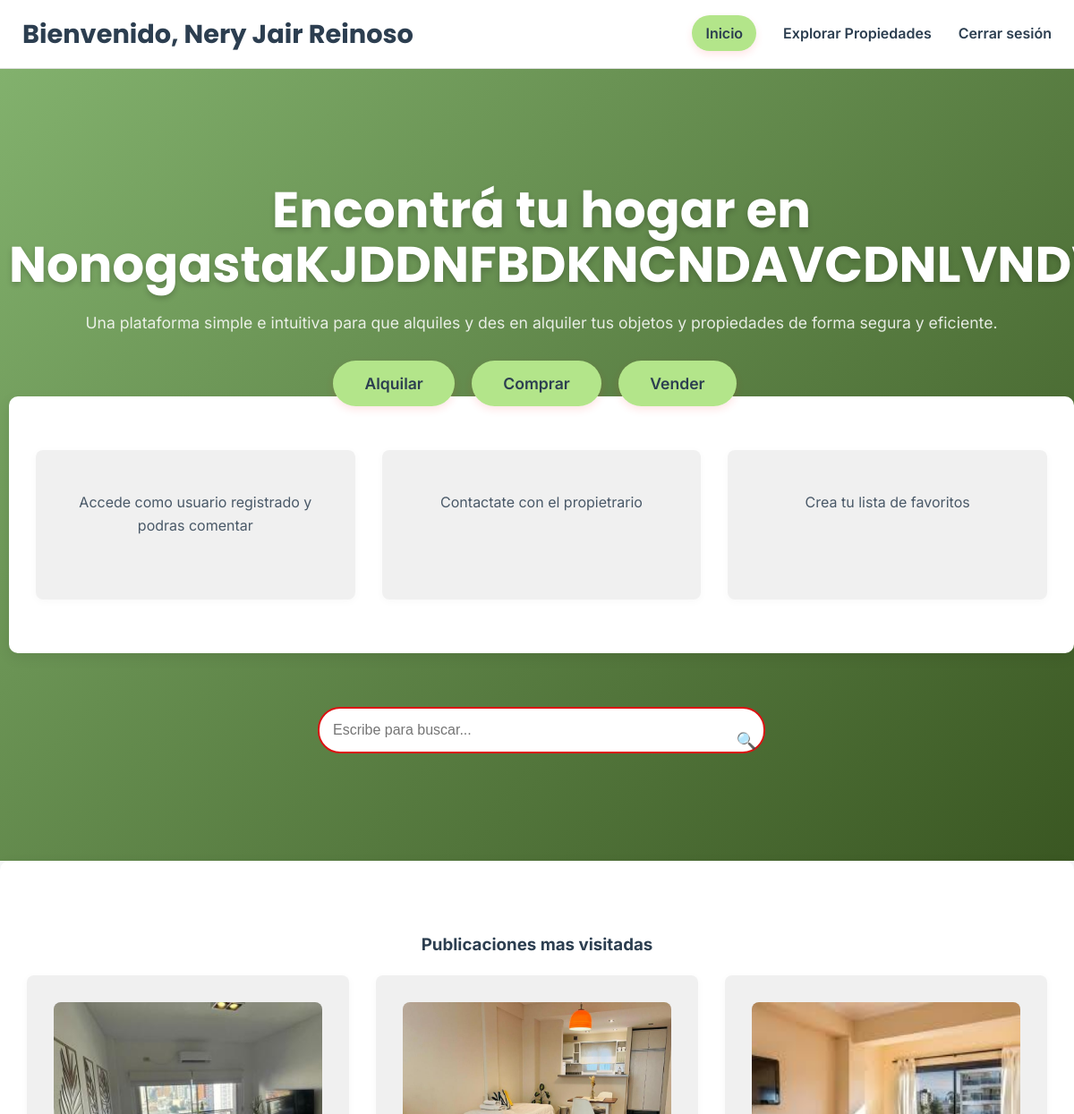
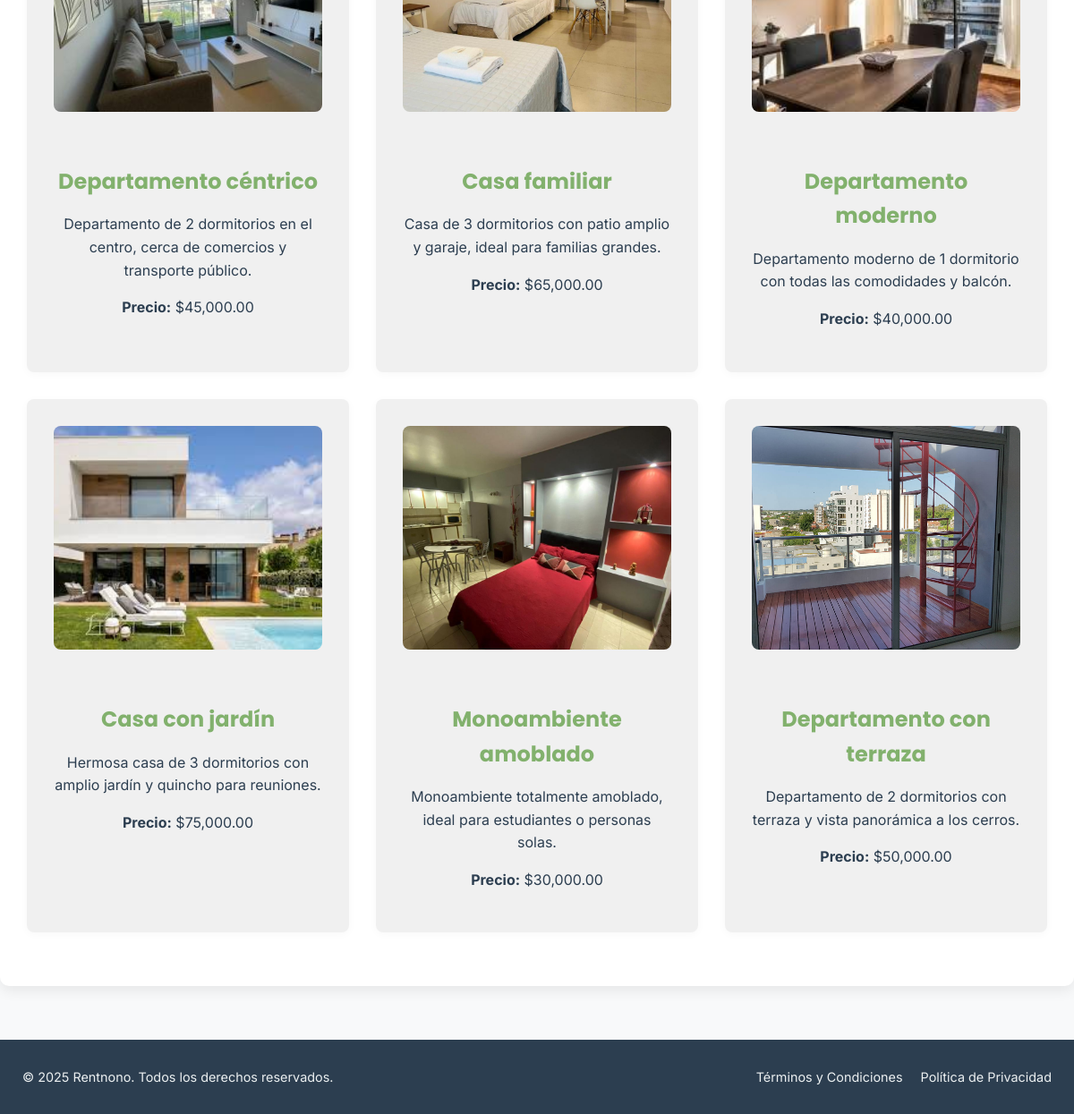
The page /RentNono/usuario_visitante/ixusuario.php (signed in) on the database its author committed (2 pictures, top to bottom).
### tables this page shows
CREATE TABLE `propiedades` (
  `id` int(11) NOT NULL,
  `titulo` varchar(100) NOT NULL,
  `descripcion` text DEFAULT NULL,
  `precio` decimal(12,2) NOT NULL,
  `tipo` enum('casa','departamento','local comercial','terreno o lote','galpon','camping') NOT NULL,
  `operacion` enum('alquiler','venta') NOT NULL,
  `superficie` int(11) DEFAULT NULL,
  `ambientes` int(11) DEFAULT NULL,
  `dormitorios` int(11) DEFAULT NULL,
  `sanitarios` int(11) DEFAULT NULL,
  `garaje` tinyint(1) DEFAULT 0,
  `estado` enum('a estrenar','usado','en construcción') NOT NULL DEFAULT 'a estrenar',
  `ubicacion` varchar(255) DEFAULT NULL,
  `direccion` varchar(255) DEFAULT NULL,
  `disponibilidad` enum('disponible','reservado') DEFAULT 'disponible',
  `imagen` varchar(255) DEFAULT NULL,
  `fecha_publicacion` timestamp NOT NULL DEFAULT current_timestamp(),
  `id_usuario` int(11) DEFAULT NULL
);

### RentNono/database/publicaciones.php (called while the page is built, shortened)
<?php
include("conexion.php");
try {
    $sql = "SELECT * FROM propiedades WHERE 1=1";
    $params = [];
    $stmt = $conn->prepare($sql);
    $stmt->execute($params);
    $publicaciones = $stmt->fetchAll(PDO::FETCH_ASSOC);
} catch (PDOException $e) {
    error_log("Error al obtener publicaciones: " . $e->getMessage());
    $publicaciones = [];
}
?>

### RentNono/usuario_visitante/ixusuario.php (the view, shortened to what this page needs)
<?php
    include("../database/publicaciones.php");
?>
<!DOCTYPE html>
<html lang="es">
<head>
    <link rel="stylesheet" href="../estilos/estilo.css">
    <link rel="stylesheet" href="../estilos/publicaciones.css">
    <link rel="stylesheet" href="https://cdnjs.cloudflare.com/ajax/libs/font-awesome/6.5.0/css/all.min.css">
</head>
<body>
    <header class="main-header">
        <div class="container header-content">
            <h1 class="site-logo">
                <?php if(isset($_SESSION['nombre'])): ?>
                    <a href="ixusuario.php">Bienvenido, <?php echo htmlspecialchars($_SESSION['nombre']); ?></a>
                <?php else: ?>
                    <a href="ixusuario.php">RentNono</a>
                <?php endif; ?>
            </h1>
            <nav class="main-nav">
                <ul>
                    <li><b href="#" class="btn-primary-small" href="ixusuario.php">Inicio</b></li>
                    <li><a href="erusuario.php">Explorar Propiedades</a></li>
                    <?php if(isset($_SESSION['nombre'])): ?>
                        <li><a href="../database/logout.php">Cerrar sesión</a></li>
                    <?php else: ?>
                        <a id="abrirLogin" class="btn-iniciar-sesion">Iniciar sesión</a>
                    <?php endif; ?>
            </nav>
        </div>
    </header>
    <main>
        <section class="hero-section">
            <div class="hero-text-content">
                <h2>Encontrá tu hogar
                    en NonogastaKJDDNFBDKNCNDAVCDNLVNDVC</h2>
                <p>Una plataforma simple e intuitiva para que alquiles y des en alquiler tus objetos y propiedades de
                    forma segura y eficiente.</p>
                <a href="#" class="btn-primary-large">Alquilar</a>
                <a href="#" class="btn-primary-large">Comprar</a>
                <a href="#" class="btn-primary-large">Vender</a>
                <section class="features-section container">
                    <div class="features-grid">
                        <div class="feature-item">
                            <p>Accede como usuario registrado y podras comentar</p>
                        </div>
                        <div class="feature-item">
                            <p>Contactate con el propietrario</p>
                        </div>
                        <div class="feature-item">
                            <p>Crea tu lista de favoritos</p>
                        </div>
                    </div>
                </section>
            </div>
            <div class="search-box">
                <input list="opciones" type="text" id="buscar" placeholder="Escribe para buscar...">
                <button type="button" class="icon" id="btnBuscar">🔍</button>
            </div>
        </section>
        <section class="features-section container">
            <h3>Publicaciones mas visitadas</h3>
            <div class="features-grid">
                <?php if (count($publicaciones) > 0): ?>
                    <?php foreach ($publicaciones as $pub): ?>
                        <div class="feature-item">
                            <img src="../media/publicaciones/<?php echo htmlspecialchars($pub['imagen']); ?>" alt="Imagen de <?php echo htmlspecialchars($pub['titulo']); ?>">
                            <h4><?php echo htmlspecialchars($pub['titulo']); ?></h4>
                            <p><?php echo htmlspecialchars($pub['descripcion']); ?></p>
                            <p><strong>Precio:</strong> $<?php echo number_format($pub['precio'], 2); ?></p>
                        </div>
                    <?php endforeach; ?>
                <?php else: ?>
                    <p>No hay publicaciones disponibles.</p>
                <?php endif; ?>
            </div>
        </section>
    </main>
    <footer class="main-footer">
        <div class="container footer-content">
            <p>&copy; 2025 Rentnono. Todos los derechos reservados.</p>
            <ul class="footer-links">
                <li><a href="#">Términos y Condiciones</a></li>
                <li><a href="#">Política de Privacidad</a></li>
            </ul>
        </div>
    </footer>
</body>
</html>

### RentNono/estilos/estilo.css (style rules this page uses)
:root { --primary-color: #82b16d; --secondary-color: #b3e58a; --dark-text-color: #2c3e50; --light-text-color: #ecf0f1; --white-bg: #ffffff; --light-gray-bg: #f8f9fa; --border-color: #e0e0e0; --font-heading: 'Poppins', sans-serif; --font-body: 'Inter', sans-serif; }
.search-box { position: relative; width: 500px; margin: 40px auto; }
.search-box input { width: 100%; padding: 15px 40px 15px 15px; font-size: 16px; border: 2px solid #db1212; border-radius: 25px; outline: none; transition: all 0.3s ease; }
.search-box button.icon { position: absolute; right: 5px; top: 50%; transform: translateY(-50%); font-size: 18px; background: none; border: none; cursor: pointer; color: #555; padding: 5px; }
body { font-family: var(--font-body); margin: 0; line-height: 1.6; color: var(--dark-text-color); background-color: var(--light-gray-bg); -webkit-font-smoothing: antialiased; -moz-osx-font-smoothing: grayscale; }
*, *::before, *::after { box-sizing: border-box; }
a { text-decoration: none; color: var(--primary-color); transition: color 0.3s ease; }
.container { max-width: 1200px; margin: 0 auto; padding: 0 25px; }
.main-header { background-color: var(--white-bg); padding: 15px 0; border-bottom: 1px solid var(--border-color); box-shadow: 0 2px 10px rgba(0, 0, 0, 0.05); }
.header-content { display: flex; justify-content: space-between; align-items: center; }
.site-logo { margin: 0; font-size: 1.8em; font-family: var(--font-heading); font-weight: 700; }
.site-logo a { color: var(--dark-text-color); text-decoration: none; }
.main-nav ul { list-style: none; margin: 0; padding: 0; display: flex; align-items: center; }
.main-nav ul li { margin-left: 30px; }
.main-nav ul li a { color: var(--dark-text-color); font-weight: 600; position: relative; padding-bottom: 5px; }
.main-nav ul li a::after { content: ''; position: absolute; width: 0; height: 2px; background: var(--primary-color); left: 0; bottom: 0; transition: width 0.3s ease-out; }
.btn-primary-small, .btn-primary-large { background-color: var(--secondary-color); color: var(--dark-text-color); padding: 10px 15px; border-radius: 50px; font-weight: 600; box-shadow: 0 4px 10px rgba(252, 14, 14, 0.1); }
.btn-primary-large { padding: 15px 35px; font-size: 1.1em; margin-right: 15px; }
.hero-section { background: linear-gradient(135deg, var(--primary-color) 0%, #3a5722 100%); padding: 80px 0; padding-left: 10px; color: var(--white-bg); text-align: center; overflow: hidden; }
.hero-text-content h2 { font-family: var(--font-heading); font-size: 3.5em; margin-bottom: 20px; line-height: 1.1; text-shadow: 0 3px 6px rgba(0, 0, 0, 0.2); }
.hero-text-content p { font-size: 1.1em; margin-bottom: 40px; opacity: 0.85; }
.main-footer { background-color: var(--dark-text-color); color: var(--light-text-color); padding: 30px 0; text-align: center; font-size: 0.9em; }
.footer-content { display: flex; justify-content: space-between; align-items: center; flex-wrap: wrap; }
.footer-content p { margin: 0; }
.footer-links { list-style: none; margin: 0; padding: 0; display: flex; }
.footer-links li { margin-left: 20px; }
.footer-links li a { color: var(--light-text-color); transition: color 0.3s ease; }
button { margin-top: 12px; background: #ffc107; color: #333; border: none; padding: 10px 25px; border-radius: 6px; cursor: pointer; font-weight: bold; transition: background 0.3s ease; }

### RentNono/estilos/publicaciones.css (style rules this page uses)
.features-section { padding: 60px 30px; text-align: center; background-color: var(--white-bg); margin-bottom: 60px; border-radius: 10px; box-shadow: 0 5px 15px rgba(0, 0, 0, 0.08); }
.features-grid { display: grid; grid-template-columns: repeat(auto-fit, minmax(280px, 1fr)); gap: 30px; transition: opacity 0.4s ease; }
.feature-item { background-color: rgba(180, 179, 179, 0.2); padding: 30px; border-radius: 8px; box-shadow: 0 2px 10px rgba(0, 0, 0, 0.03); transition: transform 0.3s ease, box-shadow 0.3s ease; }
.feature-item img { width: 100%; height: 250px; object-fit: cover; border-radius: 8px; margin-bottom: 20px; }
.feature-item h4 { font-family: var(--font-heading); font-size: 1.5em; color: var(--primary-color); margin-bottom: 15px; }
.feature-item p { font-size: 1em; color: var(--dark-text-color); }

### rows shown on the page
propiedades: imagen (picture), titulo "Departamento céntrico", descripcion "Departamento de 2 dormitorios en el centro, cerca de comercios y transporte público.", precio "45,000.00"
propiedades: imagen (picture), titulo "Casa familiar", descripcion "Casa de 3 dormitorios con patio amplio y garaje, ideal para familias grandes.", precio "65,000.00"
propiedades: imagen (picture), titulo "Departamento moderno", descripcion "Departamento moderno de 1 dormitorio con todas las comodidades y balcón.", precio "40,000.00"
propiedades: imagen (picture), titulo "Casa con jardín", descripcion "Hermosa casa de 3 dormitorios con amplio jardín y quincho para reuniones.", precio "75,000.00"
propiedades: imagen (picture), titulo "Monoambiente amoblado", descripcion "Monoambiente totalmente amoblado, ideal para estudiantes o personas solas.", precio "30,000.00"
propiedades: imagen (picture), titulo "Departamento con terraza", descripcion "Departamento de 2 dormitorios con terraza y vista panorámica a los cerros.", precio "50,000.00"

### other values the page prints
$_SESSION['nombre'] "Nery Jair Reinoso"
